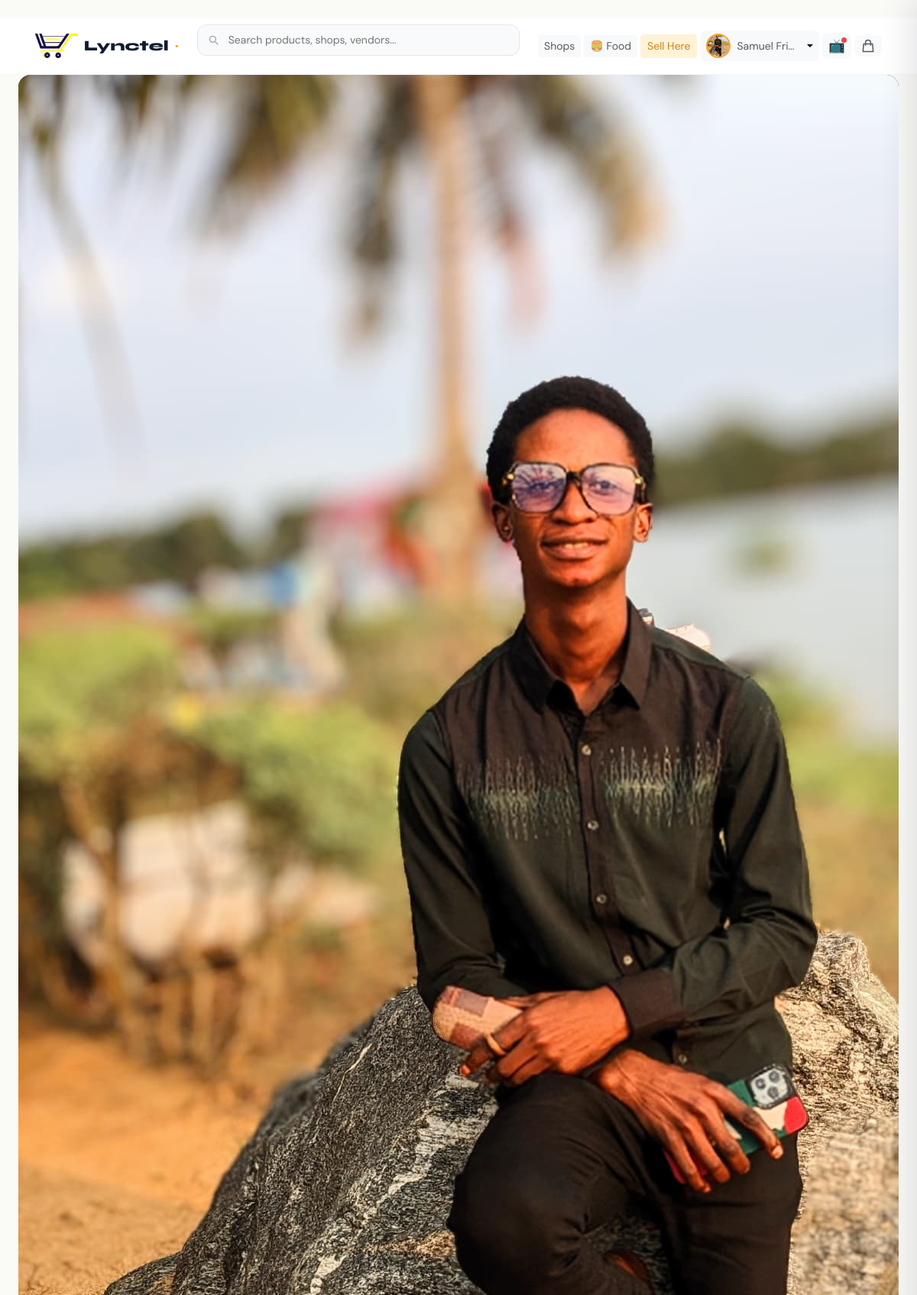
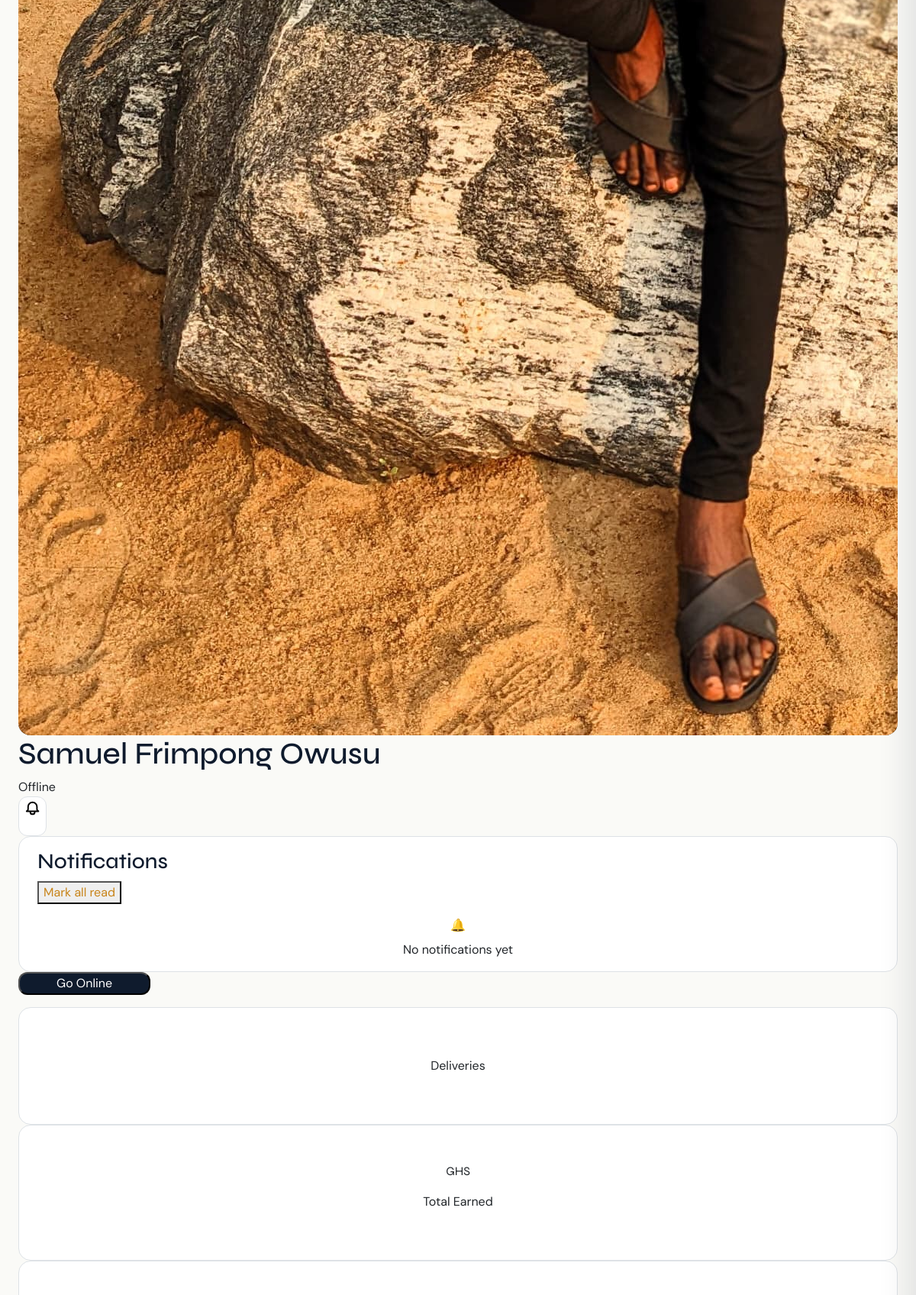
Page /rider/ (signed in, upper part) on the committed database (2 pictures, top to bottom).
### ecommerce/models.py (models this page shows, shortened)
class User(AbstractUser):
    class Role(models.TextChoices):
        CUSTOMER = 'customer', _('Customer')
        ADMIN    = 'admin',    _('Admin')
        STAFF    = 'staff',    _('Staff')
        RIDER    = 'rider',    _('Rider')
        VENDOR   = 'vendor',   _('Vendor')
    uuid = models.UUIDField(
        default=uuid.uuid4,
        unique=True,
        editable=False,
        db_index=True,
    )
    role = models.CharField(
        max_length=20,
        choices=Role.choices,
        default=Role.CUSTOMER,
        db_index=True,
    )
    phone_validator = RegexValidator(
        regex=r'^(?:\+233\d{9}|233\d{9}|0\d{9})$',
        message=_(
            "Enter a valid Ghana phone number. "
            "Example: 0558040216 or +233558040216"
        ),
    )
    phone = models.CharField(
        max_length=15,
        unique=True,
        validators=[phone_validator],
        db_index=True,
        blank=True,
        null=True,
    )
    email = models.EmailField(
        unique=True,
        blank=True,
        null=True,
        default=None,
    )
    profile_pic = models.ImageField(
        upload_to='profiles/',
        blank=True,
        null=True,
    )
    address       = models.TextField(blank=True, null=True)
    city          = models.CharField(max_length=100, blank=True, null=True)
    region        = models.CharField(max_length=100, blank=True, null=True)
    country       = models.CharField(max_length=100, default='Ghana')
    date_of_birth = models.DateField(blank=True, null=True)
    bio           = models.TextField(blank=True, null=True)
    is_verified       = models.BooleanField(default=False)
    is_phone_verified = models.BooleanField(default=False)
    is_email_verified = models.BooleanField(default=False)
    created_at = models.DateTimeField(auto_now_add=True)
    updated_at = models.DateTimeField(auto_now=True)
    last_seen  = models.DateTimeField(blank=True, null=True)
    USERNAME_FIELD  = 'phone'
    REQUIRED_FIELDS = ['username']
    objects         = UserManager()
    @property
    def full_name(self):
        return f"{self.first_name} {self.last_name}".strip()
    @property
    def display_name(self):
        return self.full_name or self.username or self.phone or "User"
    class Meta:
        ordering = ['-created_at']
        indexes  = [
            models.Index(fields=['role']),
            models.Index(fields=['phone']),
            models.Index(fields=['created_at']),
        ]

### rider/views.py (the view)
    @login_required
    def wrapper(request, *args, **kwargs):
        try:
            profile = request.user.rider_profile
        except RiderProfile.DoesNotExist:
            messages.info(request, 'Apply to become a rider first.')
            return redirect('rider:apply')
        if not profile.is_verified:
            return redirect('rider:pending')
        request.rider = profile
        return view_func(request, *args, **kwargs)

### templates/rider/dashboard.html (shortened to what this page needs)
{% extends "base.html" %}
{% block content %}
<div class="max-w-4xl mx-auto px-4 md:px-6 py-8">
  <div class="flex items-center justify-between mb-8 flex-wrap gap-4">
    <div class="flex items-center gap-4">
      <div class="w-14 h-14 rounded-2xl overflow-hidden flex-shrink-0 bg-navy flex items-center justify-center">
        {% if request.user.profile_pic %}
          <img src="{{ request.user.profile_pic.url }}" alt="{{ request.user.display_name }}" class="w-full h-full object-cover"/>
        {% else %}
          <span class="text-white font-display font-700 text-xl">{{ request.user.first_name|first|upper|default:"R" }}</span>
        {% endif %}
      </div>
      <div>
        <h1 class="font-display font-700 text-2xl text-navy">{{ request.user.get_full_name|default:request.user.phone }}</h1>
        <div class="flex items-center gap-2 mt-1">
          <span class="text-xs font-semibold
            {% if profile.status == 'available' %}text-green-600
            {% elif profile.status == 'on_delivery' %}text-blue-600
            {% else %}text-gray-400{% endif %}">
            {% if profile.status == 'available' %}Available
            {% elif profile.status == 'on_delivery' %}On Delivery
            {% else %}Offline{% endif %}
          </span>
        </div>
      </div>
    </div>
    <div class="flex items-center gap-3">
      <div class="relative" id="notif-wrapper">
        <button onclick="toggleNotifications()"
                class="relative w-11 h-11 bg-white border border-gray-200 rounded-xl
                       flex items-center justify-center hover:border-navy transition-colors">
          <svg id="bell-icon" class="w-5 h-5 text-gray-600" fill="none" stroke="currentColor" viewBox="0 0 24 24">
            <path stroke-linecap="round" stroke-linejoin="round" stroke-width="2"
                  d="M15 17h5l-1.405-1.405A2.032 2.032 0 0118 14.158V11a6 6 0 10-12 0v3.159c0 .538-.214 1.055-.595 1.436L4 17h5m6 0v1a3 3 0 11-6 0v-1m6 0H9"/>
          </svg>
          <span id="notif-badge"
                class="{% if unread_count == 0 %}hidden{% endif %}
                       absolute -top-1 -right-1 bg-red-500 text-white text-[10px] font-bold
                       min-w-[18px] min-h-[18px] rounded-full flex items-center justify-center px-1">
          </span>
        </button>
        <div id="notif-dropdown"
             class="hidden absolute right-0 top-14 w-80 bg-white rounded-2xl shadow-2xl
                    border border-gray-100 z-50 overflow-hidden">
          <div class="flex items-center justify-between px-4 py-3 border-b border-gray-100">
            <h3 class="font-display font-700 text-navy text-sm">Notifications</h3>
            <button onclick="markAllRead()" class="text-xs text-gold-dark font-semibold hover:underline">Mark all read</button>
          </div>
          <div id="notif-list" class="max-h-80 overflow-y-auto divide-y divide-gray-50">
            {% for notif in notifications %}
            <div id="notif-{{ notif.pk }}"
                 class="notif-item px-4 py-3 hover:bg-gray-50 transition-colors cursor-pointer {% if not notif.is_read %}bg-blue-50{% endif %}"
                 onclick="readNotif({{ notif.pk }}, '{{ notif.link|default:'' }}')">
              <div class="flex items-start gap-3">
                <div class="w-8 h-8 rounded-xl flex items-center justify-center text-base flex-shrink-0
                  {% if notif.notif_type == 'new_delivery' %}bg-green-100
                  {% elif notif.notif_type == 'payment' %}bg-yellow-100
                  {% else %}bg-blue-50{% endif %}">
                  {% if notif.notif_type == 'new_delivery' %}🛵{% elif notif.notif_type == 'payment' %}💰{% else %}📢{% endif %}
                </div>
                <div class="flex-1 min-w-0">
                  <p class="text-sm font-semibold text-navy leading-snug">{{ notif.title }}</p>
                  <p class="text-xs text-gray-500 mt-0.5 line-clamp-2">{{ notif.message }}</p>
                  <p class="text-xs text-gray-300 mt-1">{{ notif.created_at|timesince }} ago</p>
                </div>
                {% if not notif.is_read %}<div class="w-2 h-2 bg-blue-500 rounded-full flex-shrink-0 mt-1.5"></div>{% endif %}
              </div>
            </div>
            {% empty %}
            <div class="px-4 py-8 text-center text-gray-400">
              <p class="text-3xl mb-2">🔔</p>
              <p class="text-sm">No notifications yet</p>
            </div>
            {% endfor %}
          </div>
        </div>
      </div>
      <form method="POST" action="{% url 'rider:toggle_status' %}">
        {% if profile.status == 'on_delivery' %}
        <button type="button" disabled
                class="flex items-center gap-2 bg-blue-50 text-blue-600 font-semibold text-sm px-5 py-2.5 rounded-xl cursor-not-allowed">
          🛵 On Delivery
        </button>
        {% elif profile.status == 'available' %}
        <button type="submit"
                class="flex items-center gap-2 bg-green-500 hover:bg-green-600 text-white font-semibold text-sm px-5 py-2.5 rounded-xl transition-colors btn-press">
          <span class="w-2 h-2 bg-white rounded-full"></span> Go Offline
        </button>
        {% else %}
        <button type="submit"
                class="flex items-center gap-2 bg-navy hover:bg-navy-700 text-white font-semibold text-sm px-5 py-2.5 rounded-xl transition-colors btn-press">
           Go Online
        </button>
        {% endif %}
      </form>
    </div>
  </div>
  <div class="grid grid-cols-2 md:grid-cols-4 gap-4 mb-8">
    <div class="bg-white rounded-2xl border border-gray-100 p-5 text-center">
      <p class="text-xs text-gray-400 mt-1">Deliveries</p>
    </div>
    <div class="bg-white rounded-2xl border border-gray-100 p-5 text-center">
      <p class="font-display font-700 text-2xl text-green-600">GHS {{ total_earnings|floatformat:2 }}</p>
      <p class="text-xs text-gray-400 mt-1">Total Earned</p>
    </div>
    <div class="bg-white rounded-2xl border border-gray-100 p-5 text-center">
    </div>
  </div>
</div>
{% endblock %}

### templates/base.html (shortened to what this page needs)
﻿<!DOCTYPE html>
{% load static i18n %}
<html lang="{{ LANGUAGE_CODE|default:'en' }}">
<head>
  <link href="https://cdn.jsdelivr.net/npm/bootstrap@5.3.3/dist/css/bootstrap.min.css" rel="stylesheet"/>
  <link rel="stylesheet" href="{% static 'css/uploads.css' %}"/>
</head>
<body>
  <nav id="main-navbar" class="navbar sticky-top py-0">
    <div class="container-xl px-3">
      <div class="d-flex align-items-center w-100 gap-2 py-2">
        <a href="{% url 'frontend:home' %}" class="navbar-brand d-flex align-items-center gap-2 me-1 me-sm-3 flex-shrink-0">
          <img src="{% static 'logo.png' %}" alt="Lynctel" height="32" class="object-fit-contain"/>
          <span class="brand-name">Lynctel</span>
          <span class="brand-dot fw-bold fs-5 lh-1 d-none d-sm-inline">·</span>
        </a>
        <form method="GET" action="{% url 'products:list' %}" class="d-none d-md-flex flex-grow-1 position-relative me-3" style="max-width:480px" role="search">
          <input id="desktop-search" type="text" name="q" value="{{ search_query|default:'' }}" placeholder="Search products, shops, vendors..." class="search-input w-100" autocomplete="off"/>
        </form>
        <div class="d-flex align-items-center gap-1 ms-auto">
          <a href="{% url 'vendors:list' %}" class="btn btn-sm btn-light border-0 d-none d-md-inline-flex text-muted">Shops</a>
          <a href="{% url 'food:home' %}" class="btn btn-sm btn-light border-0 d-none d-md-inline-flex text-muted">🍔 Food</a>
          {% if user.is_authenticated %}
            {% if user.role == 'vendor' %}
            <a href="{% url 'vendors:dashboard' %}" class="btn btn-sm d-none d-md-inline-flex" style="background:var(--gold-light);color:var(--gold-dark)">My Shop</a>
            {% else %}
            <a href="{% url 'vendors:apply' %}" class="btn btn-sm d-none d-md-inline-flex" style="background:var(--gold-light);color:var(--gold-dark)">Sell Here</a>
            {% endif %}
          {% else %}
          <a href="{% url 'vendors:apply' %}" class="btn btn-sm d-none d-md-inline-flex" style="background:var(--gold-light);color:var(--gold-dark)">Sell Here</a>
          {% endif %}
          {% if user.is_authenticated %}
          <div class="dropdown">
            <button type="button" id="profile-menu-btn" class="btn btn-light btn-sm border-0 d-flex align-items-center gap-2 rounded-3 px-2 dropdown-toggle" data-bs-toggle="dropdown" aria-expanded="false" aria-label="Open account menu" style="text-decoration:none">
              {% if user.profile_pic %}
              <img src="{{ user.profile_pic.url }}" width="32" height="32" class="rounded-circle object-fit-cover flex-shrink-0" style="border:2px solid var(--gold)" alt=""/>
              {% else %}
              <div class="rounded-circle d-flex align-items-center justify-content-center text-white fw-bold flex-shrink-0" style="width:32px;height:32px;background:var(--navy);font-size:12px" aria-hidden="true">{{ user.first_name|first|upper|default:"U" }}</div>
              {% endif %}
              <span class="d-none d-md-inline text-truncate text-muted" style="max-width:80px;font-size:.875rem">{{ user.first_name|default:user.phone }}</span>
            </button>
          </div>
          {% else %}
          <a href="{% url 'accounts:login' %}" class="btn btn-sm btn-light border-0 text-muted d-none d-md-inline-flex">Sign In</a>
          <a href="{% url 'accounts:signup' %}" class="btn btn-sm btn-navy rounded-3">Sign Up</a>
          {% endif %}
          <a href="{% url 'livestream:list' %}" class="btn btn-light btn-sm border-0 rounded-3 position-relative live-btn px-2" aria-label="Live shopping" title="Live Shopping">
            <span style="font-size:1.1rem" aria-hidden="true">📺</span>
            <span class="live-dot" aria-hidden="true"></span>
          </a>
          <button type="button" onclick="openCart()" class="btn btn-light btn-sm border-0 rounded-3 position-relative px-2 flex-shrink-0" aria-label="Open cart" aria-haspopup="dialog">
            <svg width="20" height="20" fill="none" stroke="currentColor" viewBox="0 0 24 24" class="text-muted" aria-hidden="true">
              <path stroke-linecap="round" stroke-linejoin="round" stroke-width="1.8" d="M16 11V7a4 4 0 00-8 0v4M5 9h14l1 12H4L5 9z"/>
            </svg>
          </button>
        </div>
      </div>
    </div>
  </nav>
  <main id="main-content" class="flex-grow-1">{% block content %}{% endblock %}</main>
            {% url 'frontend:cookies' as cookies_url %}{% if cookies_url %}<a href="{{ cookies_url }}" class="footer-link-sm">Cookies</a>{% endif %}
</body>
</html>

### rows in the picture
User: profile_pic (picture), first_name "Samuel Fri…", user.profile_pic (picture), user.get_full_name "Samuel Frimpong Owusu"
